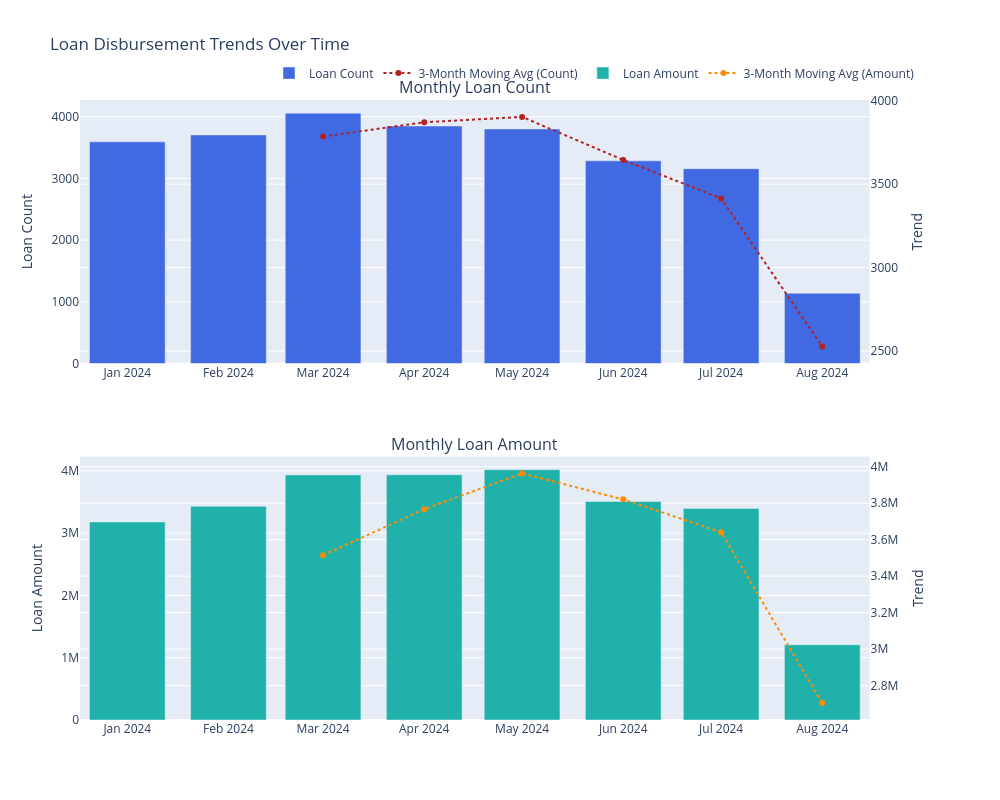
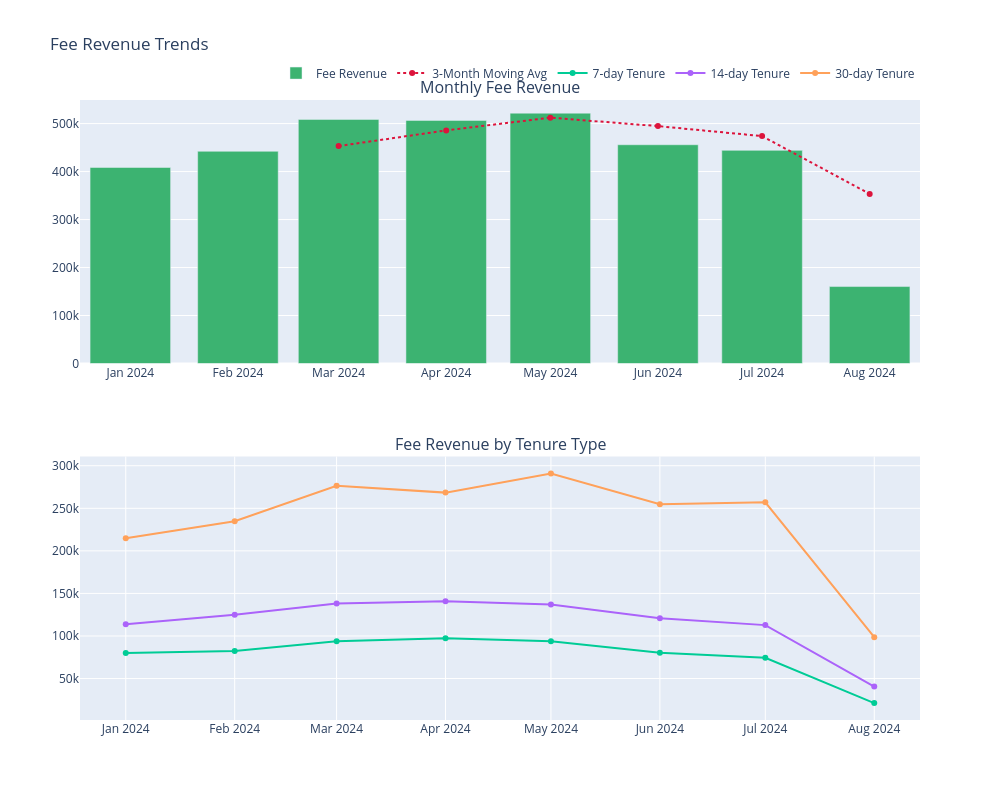
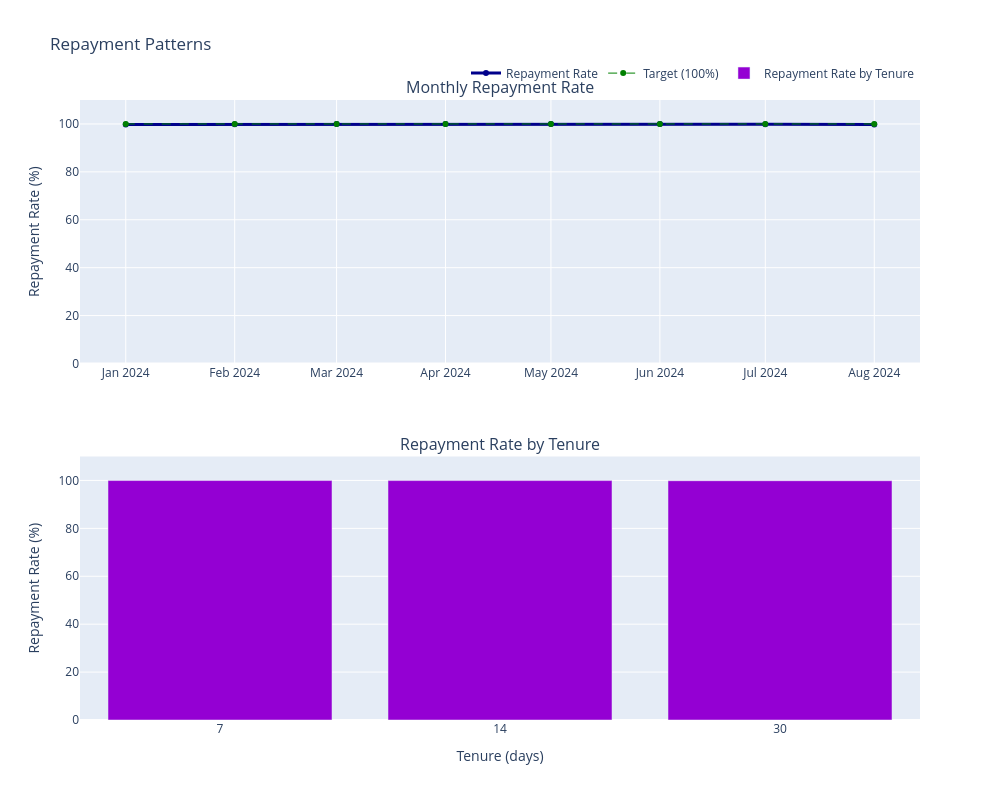
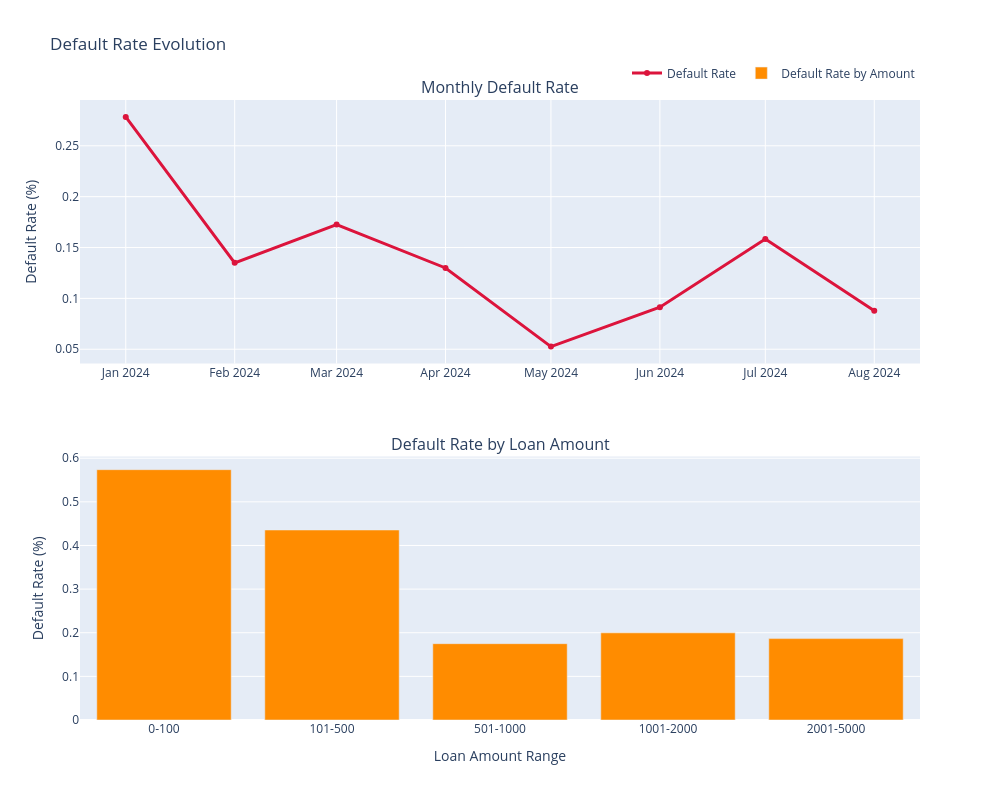

Notebook source saved alongside these figures, in order:
### Code cell
# Step 2: Create time-series visualizations
# =========================================
print("\n2. Creating time-series visualizations...")

# 2.1 Loan disbursement trends over time
fig1 = make_subplots(rows=2, cols=1, 
                    subplot_titles=("Monthly Loan Count", "Monthly Loan Amount"),
                    vertical_spacing=0.15,
                    specs=[[{"secondary_y": True}], [{"secondary_y": True}]])

# Monthly loan count
fig1.add_trace(
    go.Bar(x=monthly_volumes['month'], y=monthly_volumes['loan_count'], 
           name="Loan Count", marker_color='royalblue'),
    row=1, col=1
)

# Add trend line for loan count
fig1.add_trace(
    go.Scatter(x=monthly_volumes['month'], y=monthly_volumes['loan_count'].rolling(window=3).mean(), 
               name="3-Month Moving Avg (Count)", line=dict(color='firebrick', width=2, dash='dot')),
    row=1, col=1, secondary_y=True
)

# Monthly loan amount
fig1.add_trace(
    go.Bar(x=monthly_volumes['month'], y=monthly_volumes['total_amount'], 
           name="Loan Amount", marker_color='lightseagreen'),
    row=2, col=1
)

# Add trend line for loan amount
fig1.add_trace(
    go.Scatter(x=monthly_volumes['month'], y=monthly_volumes['total_amount'].rolling(window=3).mean(), 
               name="3-Month Moving Avg (Amount)", line=dict(color='darkorange', width=2, dash='dot')),
    row=2, col=1, secondary_y=True
)

# Update layout
fig1.update_layout(
    title_text="Loan Disbursement Trends Over Time",
    height=800,
    width=1000,
    showlegend=True,
    legend=dict(orientation="h", yanchor="bottom", y=1.02, xanchor="right", x=1)
)

# Update y-axes titles
fig1.update_yaxes(title_text="Loan Count", row=1, col=1)
fig1.update_yaxes(title_text="Trend", row=1, col=1, secondary_y=True)
fig1.update_yaxes(title_text="Loan Amount", row=2, col=1)
fig1.update_yaxes(title_text="Trend", row=2, col=1, secondary_y=True)

fig1.show()

# 2.2 Fee revenue trends
fig2 = make_subplots(rows=2, cols=1, 
                    subplot_titles=("Monthly Fee Revenue", "Fee Revenue by Tenure Type"),
                    vertical_spacing=0.15)

# Monthly fee revenue
fig2.add_trace(
    go.Bar(x=monthly_volumes['month'], y=monthly_volumes['total_fees'], 
           name="Fee Revenue", marker_color='mediumseagreen'),
    row=1, col=1
)

# Add trend line for fee revenue
fig2.add_trace(
    go.Scatter(x=monthly_volumes['month'], y=monthly_volumes['total_fees'].rolling(window=3).mean(), 
               name="3-Month Moving Avg", line=dict(color='crimson', width=2, dash='dot')),
    row=1, col=1
)

# Fee revenue by tenure type over time
for tenure in sorted(disbursements_clean['tenure_days'].unique()):
    tenure_data = con.execute(f"""
        SELECT 
            DATE_TRUNC('month', disb_date)::DATE as month,
            SUM(loan_fee) as total_fees
        FROM disbursements
        WHERE tenure_days = {tenure}
        GROUP BY month
        ORDER BY month
    """).fetchdf()
    
    fig2.add_trace(
        go.Scatter(x=tenure_data['month'], y=tenure_data['total_fees'], 
                   name=f"{tenure}-day Tenure", mode='lines+markers'),
        row=2, col=1
    )

# Update layout
fig2.update_layout(
    title_text="Fee Revenue Trends",
    height=800,
    width=1000,
    showlegend=True,
    legend=dict(orientation="h", yanchor="bottom", y=1.02, xanchor="right", x=1)
)

fig2.show()

# 2.3 Repayment patterns
fig3 = make_subplots(rows=2, cols=1, 
                    subplot_titles=("Monthly Repayment Rate", "Repayment Rate by Tenure"),
                    vertical_spacing=0.15)

# Monthly repayment rate
fig3.add_trace(
    go.Scatter(x=default_rates['month'], y=default_rates['repayment_rate'], 
               name="Repayment Rate", mode='lines+markers', line=dict(color='darkblue', width=3)),
    row=1, col=1
)

# Add reference line at 100%
fig3.add_trace(
    go.Scatter(x=default_rates['month'], y=[100] * len(default_rates), 
               name="Target (100%)", line=dict(color='green', width=1, dash='dash')),
    row=1, col=1
)

# Repayment rate by tenure
fig3.add_trace(
    go.Bar(x=default_by_tenure['tenure_days'].astype(str), y=default_by_tenure['repayment_rate'], 
           name="Repayment Rate by Tenure", marker_color='darkviolet'),
    row=2, col=1
)

# Update layout
fig3.update_layout(
    title_text="Repayment Patterns",
    height=800,
    width=1000,
    showlegend=True,
    legend=dict(orientation="h", yanchor="bottom", y=1.02, xanchor="right", x=1)
)

# Update y-axes titles
fig3.update_yaxes(title_text="Repayment Rate (%)", range=[0, 110], row=1, col=1)
fig3.update_yaxes(title_text="Repayment Rate (%)", range=[0, 110], row=2, col=1)
fig3.update_xaxes(title_text="Tenure (days)", row=2, col=1)

fig3.show()

# 2.4 Default rate evolution
fig4 = make_subplots(rows=2, cols=1, 
                    subplot_titles=("Monthly Default Rate", "Default Rate by Loan Amount"),
                    vertical_spacing=0.15)

# Monthly default rate
fig4.add_trace(
    go.Scatter(x=default_rates['month'], y=default_rates['default_rate'], 
               name="Default Rate", mode='lines+markers', line=dict(color='crimson', width=3)),
    row=1, col=1
)

# Default rate by loan amount range
default_by_amount = con.execute("""
    WITH loan_status AS (
        SELECT
            d.customer_id,
            d.loan_amount,
            d.expected_repayment,
            COALESCE(SUM(r.amount), 0) as total_repaid,
            CASE
                WHEN COALESCE(SUM(r.amount), 0) >= d.expected_repayment THEN 0
                ELSE 1
            END as is_default
        FROM disbursements d
        LEFT JOIN repayments r ON d.customer_id = r.customer_id  -- Join on customer_id
        WHERE d.expected_repayment_date::DATE <= CURRENT_DATE::DATE  -- Explicit date casting here
        GROUP BY d.customer_id, d.loan_amount, d.expected_repayment
    ),
    amount_ranges AS (
        SELECT
            CASE
                WHEN loan_amount <= 100 THEN '0-100'
                WHEN loan_amount <= 500 THEN '101-500'
                WHEN loan_amount <= 1000 THEN '501-1000'
                WHEN loan_amount <= 2000 THEN '1001-2000'
                WHEN loan_amount <= 5000 THEN '2001-5000'
                ELSE '5000+'
            END as amount_range,
            is_default
        FROM loan_status
    )
    SELECT
        amount_range,
        COUNT(*) as total_loans,
        SUM(is_default) as defaulted_loans,
        (SUM(is_default) * 100.0 / COUNT(*)) as default_rate
    FROM amount_ranges
    GROUP BY amount_range
    ORDER BY amount_range
""").fetchdf()

# Sort the amount ranges in ascending order
amount_range_order = ['0-100', '101-500', '501-1000', '1001-2000', '2001-5000', '5000+']
default_by_amount['amount_range'] = pd.Categorical(
    default_by_amount['amount_range'], 
    categories=amount_range_order, 
    ordered=True
)
default_by_amount = default_by_amount.sort_values('amount_range')

fig4.add_trace(
    go.Bar(x=default_by_amount['amount_range'], y=default_by_amount['default_rate'], 
           name="Default Rate by Amount", marker_color='darkorange'),
    row=2, col=1
)

# Update layout
fig4.update_layout(
    title_text="Default Rate Evolution",
    height=800,
    width=1000,
    showlegend=True,
    legend=dict(orientation="h", yanchor="bottom", y=1.02, xanchor="right", x=1)
)

# Update y-axes titles
fig4.update_yaxes(title_text="Default Rate (%)", row=1, col=1)
fig4.update_yaxes(title_text="Default Rate (%)", row=2, col=1)
fig4.update_xaxes(title_text="Loan Amount Range", row=2, col=1)

fig4.show()

### Figure 1 — Plotly figure (JSON) as saved in the notebook; plotly's stock layout.template omitted (floating-point values rounded to 4 significant figures)
{"data": [{"marker": {"color": "royalblue"}, "name": "Loan Count", "type": "bar", "x": ["2024-01-01T00:00:00", "2024-02-01T00:00:00", "2024-03-01T00:00:00", "2024-04-01T00:00:00", "2024-05-01T00:00:00", "2024-06-01T00:00:00", "2024-07-01T00:00:00", "2024-08-01T00:00:00"], "xaxis": "x", "y": [3592, 3705, 4057, 3849, 3801, 3284, 3158, 1139], "yaxis": "y"}, {"line": {"color": "firebrick", "dash": "dot", "width": 2}, "name": "3-Month Moving Avg (Count)", "type": "scatter", "x": ["2024-01-01T00:00:00", "2024-02-01T00:00:00", "2024-03-01T00:00:00", "2024-04-01T00:00:00", "2024-05-01T00:00:00", "2024-06-01T00:00:00", "2024-07-01T00:00:00", "2024-08-01T00:00:00"], "xaxis": "x", "y": [null, null, 3785.0, 3870.0, 3902.0, 3645.0, 3414.0, 2527], "yaxis": "y2"}, {"marker": {"color": "lightseagreen"}, "name": "Loan Amount", "type": "bar", "x": ["2024-01-01T00:00:00", "2024-02-01T00:00:00", "2024-03-01T00:00:00", "2024-04-01T00:00:00", "2024-05-01T00:00:00", "2024-06-01T00:00:00", "2024-07-01T00:00:00", "2024-08-01T00:00:00"], "xaxis": "x2", "y": [3179535, 3430755, 3934501, 3936530, 4018499, 3508068, 3396928, 1207338], "yaxis": "y3"}, {"line": {"color": "darkorange", "dash": "dot", "width": 2}, "name": "3-Month Moving Avg (Amount)", "type": "scatter", "x": ["2024-01-01T00:00:00", "2024-02-01T00:00:00", "2024-03-01T00:00:00", "2024-04-01T00:00:00", "2024-05-01T00:00:00", "2024-06-01T00:00:00", "2024-07-01T00:00:00", "2024-08-01T00:00:00"], "xaxis": "x2", "y": [null, null, 3515000.0, 3767262, 3963000.0, 3821000.0, 3641165, 2704000.0], "yaxis": "y4"}], "layout": {"annotations": [{"font": {"size": 16}, "showarrow": false, "text": "Monthly Loan Count", "x": 0.47, "xanchor": "center", "xref": "paper", "y": 1, "yanchor": "bottom", "yref": "paper"}, {"font": {"size": 16}, "showarrow": false, "text": "Monthly Loan Amount", "x": 0.47, "xanchor": "center", "xref": "paper", "y": 0.425, "yanchor": "bottom", "yref": "paper"}], "height": 800, "legend": {"orientation": "h", "x": 1, "xanchor": "right", "y": 1.02, "yanchor": "bottom"}, "showlegend": true, "title": {"text": "Loan Disbursement Trends Over Time"}, "width": 1000, "xaxis": {"anchor": "y", "domain": [0, 0.94]}, "xaxis2": {"anchor": "y3", "domain": [0, 0.94]}, "yaxis": {"anchor": "x", "domain": [0.575, 1], "title": {"text": "Loan Count"}}, "yaxis2": {"anchor": "x", "overlaying": "y", "side": "right", "title": {"text": "Trend"}}, "yaxis3": {"anchor": "x2", "domain": [0, 0.425], "title": {"text": "Loan Amount"}}, "yaxis4": {"anchor": "x2", "overlaying": "y3", "side": "right", "title": {"text": "Trend"}}}}

### Figure 2 — Plotly figure (JSON) as saved in the notebook; plotly's stock layout.template omitted (floating-point values rounded to 4 significant figures)
{"data": [{"marker": {"color": "mediumseagreen"}, "name": "Fee Revenue", "type": "bar", "x": ["2024-01-01T00:00:00", "2024-02-01T00:00:00", "2024-03-01T00:00:00", "2024-04-01T00:00:00", "2024-05-01T00:00:00", "2024-06-01T00:00:00", "2024-07-01T00:00:00", "2024-08-01T00:00:00"], "xaxis": "x", "y": [408500.0, 442200.0, 508700.0, 506600.0, 521700.0, 455900.0, 444200.0, 160400.0], "yaxis": "y"}, {"line": {"color": "crimson", "dash": "dot", "width": 2}, "name": "3-Month Moving Avg", "type": "scatter", "x": ["2024-01-01T00:00:00", "2024-02-01T00:00:00", "2024-03-01T00:00:00", "2024-04-01T00:00:00", "2024-05-01T00:00:00", "2024-06-01T00:00:00", "2024-07-01T00:00:00", "2024-08-01T00:00:00"], "xaxis": "x", "y": [null, null, 453100.0, 485800.0, 512300.0, 494700.0, 473900.0, 353500.0], "yaxis": "y"}, {"mode": "lines+markers", "name": "7-day Tenure", "type": "scatter", "x": ["2024-01-01T00:00:00", "2024-02-01T00:00:00", "2024-03-01T00:00:00", "2024-04-01T00:00:00", "2024-05-01T00:00:00", "2024-06-01T00:00:00", "2024-07-01T00:00:00", "2024-08-01T00:00:00"], "xaxis": "x2", "y": [80030.0, 82350.0, 93960.0, 97330.0, 93730.0, 80260.0, 74330.0, 21190.0], "yaxis": "y2"}, {"mode": "lines+markers", "name": "14-day Tenure", "type": "scatter", "x": ["2024-01-01T00:00:00", "2024-02-01T00:00:00", "2024-03-01T00:00:00", "2024-04-01T00:00:00", "2024-05-01T00:00:00", "2024-06-01T00:00:00", "2024-07-01T00:00:00", "2024-08-01T00:00:00"], "xaxis": "x2", "y": [113700.0, 125000.0, 138100.0, 140800.0, 137000.0, 120800.0, 112800.0, 40570.0], "yaxis": "y2"}, {"mode": "lines+markers", "name": "30-day Tenure", "type": "scatter", "x": ["2024-01-01T00:00:00", "2024-02-01T00:00:00", "2024-03-01T00:00:00", "2024-04-01T00:00:00", "2024-05-01T00:00:00", "2024-06-01T00:00:00", "2024-07-01T00:00:00", "2024-08-01T00:00:00"], "xaxis": "x2", "y": [214800.0, 234800.0, 276500.0, 268400.0, 291000.0, 254800.0, 257091, 98610.0], "yaxis": "y2"}], "layout": {"annotations": [{"font": {"size": 16}, "showarrow": false, "text": "Monthly Fee Revenue", "x": 0.5, "xanchor": "center", "xref": "paper", "y": 1, "yanchor": "bottom", "yref": "paper"}, {"font": {"size": 16}, "showarrow": false, "text": "Fee Revenue by Tenure Type", "x": 0.5, "xanchor": "center", "xref": "paper", "y": 0.425, "yanchor": "bottom", "yref": "paper"}], "height": 800, "legend": {"orientation": "h", "x": 1, "xanchor": "right", "y": 1.02, "yanchor": "bottom"}, "showlegend": true, "title": {"text": "Fee Revenue Trends"}, "width": 1000, "xaxis": {"anchor": "y", "domain": [0, 1]}, "xaxis2": {"anchor": "y2", "domain": [0, 1]}, "yaxis": {"anchor": "x", "domain": [0.575, 1]}, "yaxis2": {"anchor": "x2", "domain": [0, 0.425]}}}

### Figure 3 — Plotly figure (JSON) as saved in the notebook; plotly's stock layout.template omitted (floating-point values rounded to 4 significant figures)
{"data": [{"line": {"color": "darkblue", "width": 3}, "mode": "lines+markers", "name": "Repayment Rate", "type": "scatter", "x": ["2024-01-01T00:00:00", "2024-02-01T00:00:00", "2024-03-01T00:00:00", "2024-04-01T00:00:00", "2024-05-01T00:00:00", "2024-06-01T00:00:00", "2024-07-01T00:00:00", "2024-08-01T00:00:00"], "xaxis": "x", "y": [99.81, 99.86, 99.95, 99.98, 99.99, 99.98, 99.89, 99.78], "yaxis": "y"}, {"line": {"color": "green", "dash": "dash", "width": 1}, "name": "Target (100%)", "type": "scatter", "x": ["2024-01-01T00:00:00", "2024-02-01T00:00:00", "2024-03-01T00:00:00", "2024-04-01T00:00:00", "2024-05-01T00:00:00", "2024-06-01T00:00:00", "2024-07-01T00:00:00", "2024-08-01T00:00:00"], "xaxis": "x", "y": [100, 100, 100, 100, 100, 100, 100, 100], "yaxis": "y"}, {"marker": {"color": "darkviolet"}, "name": "Repayment Rate by Tenure", "type": "bar", "x": ["7", "14", "30"], "xaxis": "x2", "y": [99.95, 99.95, 99.89], "yaxis": "y2"}], "layout": {"annotations": [{"font": {"size": 16}, "showarrow": false, "text": "Monthly Repayment Rate", "x": 0.5, "xanchor": "center", "xref": "paper", "y": 1, "yanchor": "bottom", "yref": "paper"}, {"font": {"size": 16}, "showarrow": false, "text": "Repayment Rate by Tenure", "x": 0.5, "xanchor": "center", "xref": "paper", "y": 0.425, "yanchor": "bottom", "yref": "paper"}], "height": 800, "legend": {"orientation": "h", "x": 1, "xanchor": "right", "y": 1.02, "yanchor": "bottom"}, "showlegend": true, "title": {"text": "Repayment Patterns"}, "width": 1000, "xaxis": {"anchor": "y", "domain": [0, 1]}, "xaxis2": {"anchor": "y2", "domain": [0, 1], "title": {"text": "Tenure (days)"}}, "yaxis": {"anchor": "x", "domain": [0.575, 1], "range": [0, 110], "title": {"text": "Repayment Rate (%)"}}, "yaxis2": {"anchor": "x2", "domain": [0, 0.425], "range": [0, 110], "title": {"text": "Repayment Rate (%)"}}}}

### Figure 4 — Plotly figure (JSON) as saved in the notebook; plotly's stock layout.template omitted (floating-point values rounded to 4 significant figures)
{"data": [{"line": {"color": "crimson", "width": 3}, "mode": "lines+markers", "name": "Default Rate", "type": "scatter", "x": ["2024-01-01T00:00:00", "2024-02-01T00:00:00", "2024-03-01T00:00:00", "2024-04-01T00:00:00", "2024-05-01T00:00:00", "2024-06-01T00:00:00", "2024-07-01T00:00:00", "2024-08-01T00:00:00"], "xaxis": "x", "y": [0.2784, 0.135, 0.1725, 0.1299, 0.05262, 0.09135, 0.1583, 0.0878], "yaxis": "y"}, {"marker": {"color": "darkorange"}, "name": "Default Rate by Amount", "type": "bar", "x": ["0-100", "101-500", "501-1000", "1001-2000", "2001-5000"], "xaxis": "x2", "y": [0.5737, 0.4355, 0.1749, 0.1997, 0.1866], "yaxis": "y2"}], "layout": {"annotations": [{"font": {"size": 16}, "showarrow": false, "text": "Monthly Default Rate", "x": 0.5, "xanchor": "center", "xref": "paper", "y": 1, "yanchor": "bottom", "yref": "paper"}, {"font": {"size": 16}, "showarrow": false, "text": "Default Rate by Loan Amount", "x": 0.5, "xanchor": "center", "xref": "paper", "y": 0.425, "yanchor": "bottom", "yref": "paper"}], "height": 800, "legend": {"orientation": "h", "x": 1, "xanchor": "right", "y": 1.02, "yanchor": "bottom"}, "showlegend": true, "title": {"text": "Default Rate Evolution"}, "width": 1000, "xaxis": {"anchor": "y", "domain": [0, 1]}, "xaxis2": {"anchor": "y2", "domain": [0, 1], "title": {"text": "Loan Amount Range"}}, "yaxis": {"anchor": "x", "domain": [0.575, 1], "title": {"text": "Default Rate (%)"}}, "yaxis2": {"anchor": "x2", "domain": [0, 0.425], "title": {"text": "Default Rate (%)"}}}}
